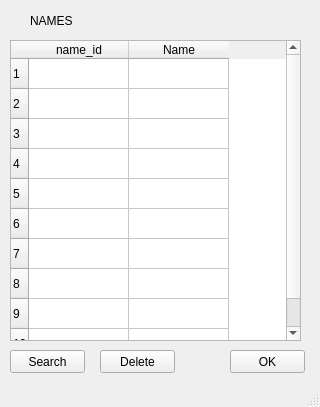
<?xml version="1.0" encoding="UTF-8"?>
<ui version="4.0">
 <class>MainWindow</class>
 <widget class="QMainWindow" name="MainWindow">
  <property name="geometry">
   <rect>
    <x>0</x>
    <y>0</y>
    <width>320</width>
    <height>407</height>
   </rect>
  </property>
  <property name="windowTitle">
   <string>MainWindow</string>
  </property>
  <widget class="QWidget" name="centralwidget">
   <widget class="QTableWidget" name="Table">
    <property name="geometry">
     <rect>
      <x>10</x>
      <y>40</y>
      <width>291</width>
      <height>301</height>
     </rect>
    </property>
    <property name="rowCount">
     <number>10</number>
    </property>
    <property name="columnCount">
     <number>2</number>
    </property>
    <row/>
    <row/>
    <row/>
    <row/>
    <row/>
    <row/>
    <row/>
    <row/>
    <row/>
    <row/>
    <column>
     <property name="text">
      <string>name_id</string>
     </property>
    </column>
    <column>
     <property name="text">
      <string>Name</string>
     </property>
    </column>
   </widget>
   <widget class="QPushButton" name="Search_but">
    <property name="geometry">
     <rect>
      <x>10</x>
      <y>350</y>
      <width>75</width>
      <height>23</height>
     </rect>
    </property>
    <property name="text">
     <string>Search</string>
    </property>
   </widget>
   <widget class="QPushButton" name="Delete_but">
    <property name="geometry">
     <rect>
      <x>100</x>
      <y>350</y>
      <width>75</width>
      <height>23</height>
     </rect>
    </property>
    <property name="text">
     <string>Delete</string>
    </property>
   </widget>
   <widget class="QPushButton" name="OK_But">
    <property name="geometry">
     <rect>
      <x>230</x>
      <y>350</y>
      <width>75</width>
      <height>23</height>
     </rect>
    </property>
    <property name="text">
     <string>OK</string>
    </property>
   </widget>
   <widget class="QLabel" name="label">
    <property name="geometry">
     <rect>
      <x>30</x>
      <y>10</y>
      <width>111</width>
      <height>21</height>
     </rect>
    </property>
    <property name="text">
     <string>NAMES</string>
    </property>
   </widget>
  </widget>
  <widget class="QStatusBar" name="statusbar"/>
 </widget>
 <resources/>
 <connections/>
</ui>
